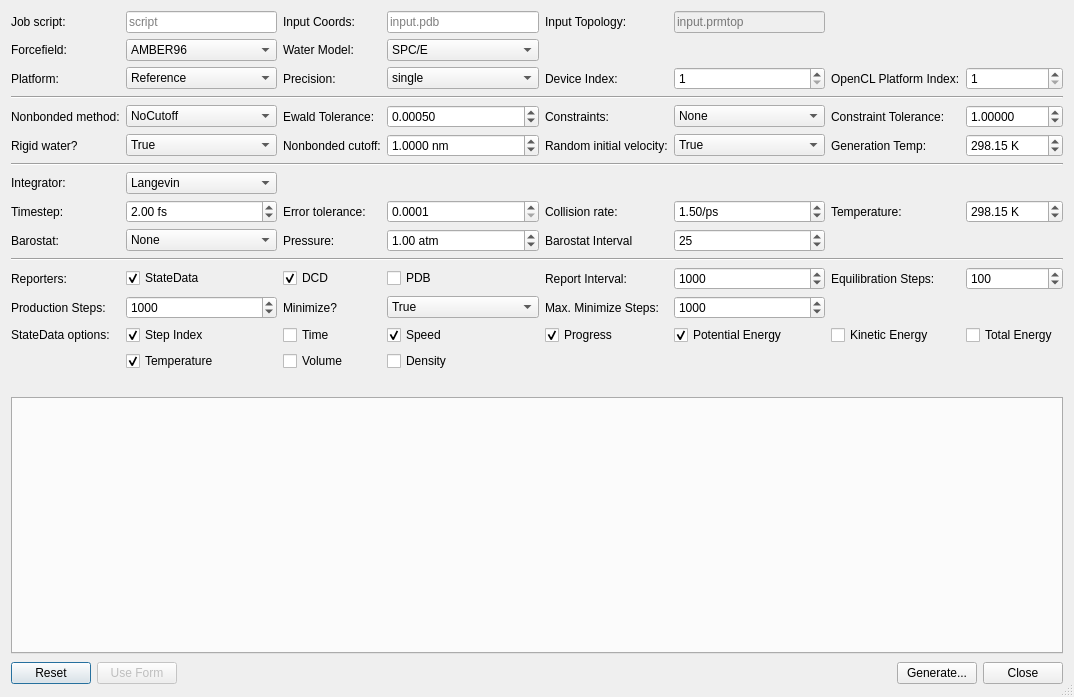
<?xml version="1.0" encoding="UTF-8"?>
<ui version="4.0">
 <class>OpenMMInputDialog</class>
 <widget class="QDialog" name="OpenMMInputDialog">
  <property name="geometry">
   <rect>
    <x>0</x>
    <y>0</y>
    <width>1074</width>
    <height>697</height>
   </rect>
  </property>
  <property name="sizePolicy">
   <sizepolicy hsizetype="Expanding" vsizetype="Expanding">
    <horstretch>0</horstretch>
    <verstretch>0</verstretch>
   </sizepolicy>
  </property>
  <property name="windowTitle">
   <string>OpenMM Script Builder</string>
  </property>
  <property name="sizeGripEnabled">
   <bool>true</bool>
  </property>
  <layout class="QVBoxLayout" name="verticalLayout">
   <property name="sizeConstraint">
    <enum>QLayout::SetNoConstraint</enum>
   </property>
   <item>
    <layout class="QGridLayout" name="gridLayout">
     <property name="sizeConstraint">
      <enum>QLayout::SetDefaultConstraint</enum>
     </property>
     <item row="0" column="0">
      <widget class="QLabel" name="label_jobScript">
       <property name="text">
        <string>Job script:</string>
       </property>
      </widget>
     </item>
     <item row="0" column="1">
      <widget class="QLineEdit" name="jobScriptEdit">
       <property name="text">
        <string/>
       </property>
       <property name="placeholderText">
        <string>script</string>
       </property>
      </widget>
     </item>
     <item row="0" column="2">
      <widget class="QLabel" name="label_1">
       <property name="text">
        <string>Input Coords:</string>
       </property>
      </widget>
     </item>
     <item row="0" column="3">
      <widget class="QLineEdit" name="inputCoordEdit">
       <property name="text">
        <string/>
       </property>
       <property name="placeholderText">
        <string>input.pdb</string>
       </property>
      </widget>
     </item>
     <item row="0" column="4">
      <widget class="QLabel" name="label_2">
       <property name="text">
        <string>Input Topology:</string>
       </property>
      </widget>
     </item>
     <item row="0" column="5">
      <widget class="QLineEdit" name="inputTopEdit">
       <property name="text">
        <string/>
       </property>
       <property name="placeholderText">
        <string>input.prmtop</string>
       </property>
       <property name="enabled">
        <bool>false</bool>
       </property>
      </widget>
     </item>
     <item row="1" column="0">
      <widget class="QLabel" name="label_forceField">
       <property name="text">
        <string>Forcefield:</string>
       </property>
      </widget>
     </item>
     <item row="1" column="1">
      <widget class="QComboBox" name="forceFieldCombo">
       <item>
        <property name="text">
         <string>AMBER96</string>
        </property>
       </item>
       <item>
        <property name="text">
         <string>AMBER99sb</string>
        </property>
       </item>
       <item>
        <property name="text">
         <string>AMBER99sb-ildn</string>
        </property>
       </item>
       <item>
        <property name="text">
         <string>AMBER99sb-nmr</string>
        </property>
       </item>
       <item>
        <property name="text">
         <string>AMBER03</string>
        </property>
       </item>
       <item>
        <property name="text">
         <string>AMBER10</string>
        </property>
       </item>
      </widget>
     </item>
     <item row="1" column="2">
      <widget class="QLabel" name="label_waterModel">
       <property name="text">
        <string>Water Model:</string>
       </property>
      </widget>
     </item>
     <item row="1" column="3">
      <widget class="QComboBox" name="waterModelCombo">
       <item>
        <property name="text">
         <string>SPC/E</string>
        </property>
       </item>
       <item>
        <property name="text">
         <string>TIP3P</string>
        </property>
       </item>
       <item>
        <property name="text">
         <string>TIP4P-Ew</string>
        </property>
       </item>
       <item>
        <property name="text">
         <string>TIP5P</string>
        </property>
       </item>
       <item>
        <property name="text">
         <string>Implicit Solvent (OBC)</string>
        </property>
       </item>
      </widget>
     </item>
     <item row="2" column="0">
      <widget class="QLabel" name="label_platform">
       <property name="text">
        <string>Platform:</string>
       </property>
      </widget>
     </item>
     <item row="2" column="1">
      <widget class="QComboBox" name="platformCombo">
       <item>
        <property name="text">
         <string>Reference</string>
        </property>
       </item>
       <item>
        <property name="text">
         <string>OpenCL</string>
        </property>
       </item>
       <item>
        <property name="text">
         <string>CPU</string>
        </property>
       </item>
       <item>
        <property name="text">
         <string>CUDA</string>
        </property>
       </item>
      </widget>
     </item>
     <item row="2" column="2">
      <widget class="QLabel" name="label_precision">
       <property name="text">
        <string>Precision:</string>
       </property>
      </widget>
     </item>
     <item row="2" column="3">
      <widget class="QComboBox" name="precisionCombo">
       <item>
        <property name="text">
         <string>single</string>
        </property>
       </item>
       <item>
        <property name="text">
         <string>mixed</string>
        </property>
       </item>
       <item>
        <property name="text">
         <string>double</string>
        </property>
       </item>
      </widget>
     </item>
     <item row="2" column="4">
      <widget class="QLabel" name="label_deviceIndex">
       <property name="text">
        <string>Device Index:</string>
       </property>
      </widget>
     </item>
     <item row="2" column="5">
      <widget class="QSpinBox" name="deviceIndexSpin">
       <property name="maximum">
        <number>10000</number>
       </property>
       <property name="minimum">
        <number>1</number>
       </property>
       <property name="value">
        <number>1</number>
       </property>
      </widget>
     </item>
     <item row="2" column="6">
      <widget class="QLabel" name="label_openCLIndex">
       <property name="text">
        <string>OpenCL Platform Index:</string>
       </property>
      </widget>
     </item>
     <item row="2" column="7">
      <widget class="QSpinBox" name="openCLIndexSpin">
       <property name="maximum">
        <number>10000</number>
       </property>
       <property name="minimum">
        <number>1</number>
       </property>
       <property name="value">
        <number>1</number>
       </property>
      </widget>
     </item>
     <item row="3" column="0" colspan="8">
      <widget class="Line" name="line_2">
       <property name="lineWidth">
        <number>1</number>
       </property>
       <property name="orientation">
        <enum>Qt::Horizontal</enum>
       </property>
      </widget>
     </item>
     <item row="4" column="0">
      <widget class="QLabel" name="label_nonbondedMethod">
       <property name="text">
        <string>Nonbonded method:</string>
       </property>
      </widget>
     </item>
     <item row="4" column="1">
      <widget class="QComboBox" name="nonBondedMethodCombo">
       <item>
        <property name="text">
         <string>NoCutoff</string>
        </property>
       </item>
       <item>
        <property name="text">
         <string>CutoffNonPeriodic</string>
        </property>
       </item>
       <item>
        <property name="text">
         <string>CutoffPeriodic</string>
        </property>
       </item>
       <item>
        <property name="text">
         <string>Ewald</string>
        </property>
       </item>
       <item>
        <property name="text">
         <string>PME</string>
        </property>
       </item>
      </widget>
     </item>
     <item row="4" column="2">
      <widget class="QLabel" name="label_ewaldTolerance">
       <property name="text">
        <string>Ewald Tolerance:</string>
       </property>
      </widget>
     </item>
     <item row="4" column="3">
      <widget class="QDoubleSpinBox" name="ewaldToleranceSpin">
        <property name="decimals">
         <number>5</number>
        </property>
       <property name="singleStep">
        <double>0.000010000000000</double>
       </property>
       <property name="value">
        <double>0.000500000000000</double>
       </property>
       <property name="minimum">
        <double>0.000010000000000</double>
       </property>
       <property name="maximum">
        <double>10000.000000000000000</double>
       </property>
      </widget>
     </item>
     <item row="4" column="4">
      <widget class="QLabel" name="label_constraints">
       <property name="text">
        <string>Constraints:</string>
       </property>
      </widget>
     </item>
     <item row="4" column="5">
      <widget class="QComboBox" name="constraintsCombo">
       <item>
        <property name="text">
         <string>None</string>
        </property>
       </item>
       <item>
        <property name="text">
         <string>HBonds</string>
        </property>
       </item>
       <item>
        <property name="text">
         <string>AllBonds</string>
        </property>
       </item>
       <item>
        <property name="text">
         <string>HAngles</string>
        </property>
       </item>
      </widget>
     </item>
     <item row="4" column="6">
      <widget class="QLabel" name="label_constraintTolerance">
       <property name="text">
        <string>Constraint Tolerance:</string>
       </property>
      </widget>
     </item>
     <item row="4" column="7">
      <widget class="QDoubleSpinBox" name="constraintToleranceSpin">
        <property name="decimals">
         <number>5</number>
        </property>
       <property name="singleStep">
        <double>0.000010000000000</double>
       </property>
       <property name="value">
        <double>1.000000000000000</double>
       </property>
       <property name="minimum">
        <double>0.000010000000000</double>
       </property>
       <property name="maximum">
        <double>10000.000000000000000</double>
       </property>
      </widget>
     </item>
     <item row="5" column="0">
      <widget class="QLabel" name="label_rigidWater">
       <property name="text">
        <string>Rigid water?</string>
       </property>
      </widget>
     </item>
     <item row="5" column="1">
      <widget class="QComboBox" name="rigidWaterCombo">
       <item>
        <property name="text">
         <string>True</string>
        </property>
       </item>
       <item>
        <property name="text">
         <string>False</string>
        </property>
       </item>
      </widget>
     </item>
     <item row="5" column="2">
      <widget class="QLabel" name="label_nonBondedCutoff">
       <property name="text">
        <string>Nonbonded cutoff:</string>
       </property>
      </widget>
     </item>
     <item row="5" column="3">
      <widget class="QDoubleSpinBox" name="nonBondedCutoffSpin">
        <property name="decimals">
         <number>4</number>
        </property>
       <property name="singleStep">
        <double>0.000100000000000</double>
       </property>
       <property name="value">
        <double>1.000000000000000</double>
       </property>
       <property name="minimum">
        <double>0.000100000000000</double>
       </property>
       <property name="maximum">
        <double>10000.000000000000000</double>
       </property>
       <property name="suffix">
        <string> nm</string>
       </property>
      </widget>
     </item>
     <item row="5" column="4">
      <widget class="QLabel" name="label_randomInitVel">
       <property name="text">
        <string>Random initial velocity:</string>
       </property>
      </widget>
     </item>
     <item row="5" column="5">
      <widget class="QComboBox" name="initVelCombo">
       <item>
        <property name="text">
         <string>True</string>
        </property>
       </item>
       <item>
        <property name="text">
         <string>False</string>
        </property>
       </item>
      </widget>
     </item>
     <item row="5" column="6">
      <widget class="QLabel" name="label_generationTemp">
       <property name="text">
        <string>Generation Temp:</string>
       </property>
      </widget>
     </item>
     <item row="5" column="7">
      <widget class="QDoubleSpinBox" name="generationTemperatureSpin">
       <property name="decimals">
        <number>2</number>
       </property>
       <property name="maximum">
        <double>20000.000000000000000</double>
       </property>
       <property name="value">
        <double>298.149999999999977</double>
       </property>
       <property name="suffix">
        <string> K</string>
       </property>
      </widget>
     </item>
     <item row="6" column="0" colspan="8">
      <widget class="Line" name="line_3">
       <property name="lineWidth">
        <number>1</number>
       </property>
       <property name="orientation">
        <enum>Qt::Horizontal</enum>
       </property>
      </widget>
     </item>
     <item row="7" column="0">
      <widget class="QLabel" name="label_integrator">
       <property name="text">
        <string>Integrator:</string>
       </property>
      </widget>
     </item>
     <item row="7" column="1">
      <widget class="QComboBox" name="integratorCombo">
       <item>
        <property name="text">
         <string>Langevin</string>
        </property>
       </item>
       <item>
        <property name="text">
         <string>Verlet</string>
        </property>
       </item>
       <item>
        <property name="text">
         <string>Brownian</string>
        </property>
       </item>
       <item>
        <property name="text">
         <string>VariableLangevin</string>
        </property>
       </item>
       <item>
        <property name="text">
         <string>VariableVerlet</string>
        </property>
       </item>
      </widget>
     </item>
     <item row="8" column="0">
      <widget class="QLabel" name="label_timestep">
       <property name="toolTip">
        <string>Time step for the simulation in units according to &quot;Units&quot; specification.</string>
       </property>
       <property name="text">
        <string>Timestep:</string>
       </property>
      </widget>
     </item>
     <item row="8" column="1">
      <widget class="QDoubleSpinBox" name="stepSpin">
       <property name="toolTip">
        <string>Time step for the simulation in units according to &quot;Units&quot; specification.</string>
       </property>
       <property name="singleStep">
        <double>0.500000000000000</double>
       </property>
       <property name="value">
        <double>2.000000000000000</double>
       </property>
       <property name="suffix">
        <string> fs</string>
       </property>
      </widget>
     </item>
     <item row="8" column="2">
      <widget class="QLabel" name="label_errorTol">
       <property name="text">
        <string>Error tolerance:</string>
       </property>
      </widget>
     </item>
     <item row="8" column="3">
      <widget class="QDoubleSpinBox" name="errorTolSpin">
        <property name="decimals">
         <number>4</number>
        </property>
       <property name="singleStep">
        <double>0.000100000000000</double>
       </property>
       <property name="value">
        <double>0.000100000000000</double>
       </property>
       <property name="minimum">
        <double>0.000100000000000</double>
       </property>
       <property name="maximum">
        <double>10000.000000000000000</double>
       </property>
      </widget>
     </item>
     <item row="8" column="4">
      <widget class="QLabel" name="label_collisionRate">
       <property name="text">
        <string>Collision rate:</string>
       </property>
      </widget>
     </item>
     <item row="8" column="5">
      <widget class="QDoubleSpinBox" name="collisionRateSpin">
       <property name="decimals">
        <number>2</number>
       </property>
       <property name="maximum">
        <double>20000.000000000000000</double>
       </property>
       <property name="value">
        <double>1.50000000000</double>
       </property>
       <property name="suffix">
        <string>/ps</string>
       </property>
      </widget>
     </item>
     <item row="8" column="6">
      <widget class="QLabel" name="label_temperature">
       <property name="text">
        <string>Temperature:</string>
       </property>
      </widget>
     </item>
     <item row="8" column="7">
      <widget class="QDoubleSpinBox" name="temperatureSpin">
       <property name="decimals">
        <number>2</number>
       </property>
       <property name="maximum">
        <double>20000.000000000000000</double>
       </property>
       <property name="value">
        <double>298.149999999999977</double>
       </property>
       <property name="suffix">
        <string> K</string>
       </property>
      </widget>
     </item>
     <item row="9" column="0">
      <widget class="QLabel" name="label_barostat">
       <property name="text">
        <string>Barostat:</string>
       </property>
      </widget>
     </item>
     <item row="9" column="1">
      <widget class="QComboBox" name="barostatCombo">
       <item>
        <property name="text">
         <string>None</string>
        </property>
       </item>
       <item>
        <property name="text">
         <string>Monte Carlo</string>
        </property>
       </item>
      </widget>
     </item>
     <item row="9" column="2">
      <widget class="QLabel" name="label_pressure">
       <property name="text">
        <string>Pressure:</string>
       </property>
      </widget>
     </item>
     <item row="9" column="3">
      <widget class="QDoubleSpinBox" name="pressureSpin">
       <property name="decimals">
        <number>2</number>
       </property>
       <property name="maximum">
        <double>20000.000000000000000</double>
       </property>
       <property name="value">
        <double>1.0000000</double>
       </property>
       <property name="suffix">
        <string> atm</string>
       </property>
      </widget>
     </item>
     <item row="9" column="4">
      <widget class="QLabel" name="label_barostatInterval">
       <property name="text">
        <string>Barostat Interval</string>
       </property>
      </widget>
     </item>
     <item row="9" column="5">
      <widget class="QSpinBox" name="barostatIntervalSpin">
       <property name="maximum">
        <number>10000</number>
       </property>
       <property name="minimum">
        <number>1</number>
       </property>
       <property name="value">
        <number>25</number>
       </property>
      </widget>
     </item>
     <item row="10" column="0" colspan="8">
      <widget class="Line" name="line_4">
       <property name="orientation">
        <enum>Qt::Horizontal</enum>
       </property>
      </widget>
     </item>
     <item row="11" column="0">
      <widget class="QLabel" name="label_reporters">
       <property name="text">
        <string>Reporters:</string>
       </property>
      </widget>
     </item>
     <item row="11" column="1">
      <widget class="QCheckBox" name="stateDataCheck">
       <property name="text">
        <string>StateData</string>
       </property>
       <property name="checked">
        <bool>true</bool>
       </property>
      </widget>
     </item>
     <item row="11" column="2">
      <widget class="QCheckBox" name="dcdCheck">
       <property name="text">
        <string>DCD</string>
       </property>
       <property name="checked">
        <bool>true</bool>
       </property>
      </widget>
     </item>
     <item row="11" column="3">
      <widget class="QCheckBox" name="pdbCheck">
       <property name="text">
        <string>PDB</string>
       </property>
       <property name="checked">
        <bool>false</bool>
       </property>
      </widget>
     </item>
     <item row="11" column="4">
      <widget class="QLabel" name="label_reportInterval">
       <property name="text">
        <string>Report Interval:</string>
       </property>
      </widget>
     </item>
     <item row="11" column="5">
      <widget class="QSpinBox" name="reportIntervalSpin">
       <property name="minimum">
        <number>1</number>
       </property>
       <property name="maximum">
        <number>9999999</number>
       </property>
       <property name="value">
        <number>1000</number>
       </property>
      </widget>
     </item>
     <item row="11" column="6">
      <widget class="QLabel" name="label_equilibriationSteps">
       <property name="text">
        <string>Equilibration Steps:</string>
       </property>
      </widget>
     </item>
     <item row="11" column="7">
      <widget class="QSpinBox" name="equilibriationStepsSpin">
       <property name="minimum">
        <number>1</number>
       </property>
       <property name="maximum">
        <number>9999999</number>
       </property>
       <property name="value">
        <number>100</number>
       </property>
      </widget>
     </item>
     <item row="12" column="0">
      <widget class="QLabel" name="label_productionSteps">
       <property name="text">
        <string>Production Steps:</string>
       </property>
      </widget>
     </item>
     <item row="12" column="1">
      <widget class="QSpinBox" name="productionStepsSpin">
       <property name="minimum">
        <number>1</number>
       </property>
       <property name="maximum">
        <number>9999999</number>
       </property>
       <property name="value">
        <number>1000</number>
       </property>
      </widget>
     </item>
     <item row="12" column="2">
      <widget class="QLabel" name="label_minimize">
       <property name="text">
        <string>Minimize?</string>
       </property>
      </widget>
     </item>
     <item row="12" column="3">
      <widget class="QComboBox" name="minimizeCombo">
       <item>
        <property name="text">
         <string>True</string>
        </property>
       </item>
       <item>
        <property name="text">
         <string>False</string>
        </property>
       </item>
      </widget>
     </item>
     <item row="12" column="4">
      <widget class="QLabel" name="label_minimizeSteps">
       <property name="text">
        <string>Max. Minimize Steps:</string>
       </property>
      </widget>
     </item>
     <item row="12" column="5">
      <widget class="QSpinBox" name="minimizeStepsSpin">
       <property name="minimum">
        <number>1</number>
       </property>
       <property name="maximum">
        <number>9999999</number>
       </property>
       <property name="value">
        <number>1000</number>
       </property>
      </widget>
     </item>
     <item row="13" column="0">
      <widget class="QLabel" name="label_stateDataOptions">
       <property name="text">
        <string>StateData options:</string>
       </property>
      </widget>
     </item>
     <item row="13" column="1">
      <widget class="QCheckBox" name="stepIndexCheck">
       <property name="text">
        <string>Step Index</string>
       </property>
       <property name="checked">
        <bool>true</bool>
       </property>
      </widget>
     </item>
     <item row="13" column="2">
      <widget class="QCheckBox" name="timeCheck">
       <property name="text">
        <string>Time</string>
       </property>
       <property name="checked">
        <bool>false</bool>
       </property>
      </widget>
     </item>
     <item row="13" column="3">
      <widget class="QCheckBox" name="speedCheck">
       <property name="text">
        <string>Speed</string>
       </property>
       <property name="checked">
        <bool>true</bool>
       </property>
      </widget>
     </item>
     <item row="13" column="4">
      <widget class="QCheckBox" name="progressCheck">
       <property name="text">
        <string>Progress</string>
       </property>
       <property name="checked">
        <bool>true</bool>
       </property>
      </widget>
     </item>
     <item row="13" column="5">
      <widget class="QCheckBox" name="potentialEnergyCheck">
       <property name="text">
        <string>Potential Energy</string>
       </property>
       <property name="checked">
        <bool>true</bool>
       </property>
      </widget>
     </item>
     <item row="13" column="6">
      <widget class="QCheckBox" name="kineticEnergyCheck">
       <property name="text">
        <string>Kinetic Energy</string>
       </property>
       <property name="checked">
        <bool>false</bool>
       </property>
      </widget>
     </item>
     <item row="13" column="7">
      <widget class="QCheckBox" name="totalEnergyCheck">
       <property name="text">
        <string>Total Energy</string>
       </property>
       <property name="checked">
        <bool>false</bool>
       </property>
      </widget>
     </item>
     <item row="14" column="1">
      <widget class="QCheckBox" name="temperatureCheck">
       <property name="text">
        <string>Temperature</string>
       </property>
       <property name="checked">
        <bool>true</bool>
       </property>
      </widget>
     </item>
     <item row="14" column="2">
      <widget class="QCheckBox" name="volumeCheck">
       <property name="text">
        <string>Volume</string>
       </property>
       <property name="checked">
        <bool>false</bool>
       </property>
      </widget>
     </item>
     <item row="14" column="3">
      <widget class="QCheckBox" name="densityCheck">
       <property name="text">
        <string>Density</string>
       </property>
       <property name="checked">
        <bool>false</bool>
       </property>
      </widget>
     </item>
    </layout>
   </item>
   <item>
    <layout class="QHBoxLayout" name="horizontalLayout_10">
     <item>
      <spacer name="horizontalSpacer_2">
       <property name="orientation">
        <enum>Qt::Horizontal</enum>
       </property>
       <property name="sizeHint" stdset="0">
        <size>
         <width>40</width>
         <height>20</height>
        </size>
       </property>
      </spacer>
     </item>
    </layout>
   </item>
   <item>
    <widget class="QTabWidget" name="tabWidget">
     <property name="sizePolicy">
      <sizepolicy hsizetype="Expanding" vsizetype="Expanding">
       <horstretch>0</horstretch>
       <verstretch>0</verstretch>
      </sizepolicy>
     </property>
    </widget>
   </item>
   <item>
    <layout class="QHBoxLayout" name="horizontalLayout_3">
     <property name="sizeConstraint">
      <enum>QLayout::SetFixedSize</enum>
     </property>
     <item>
      <widget class="QPushButton" name="resetButton">
       <property name="text">
        <string>Reset</string>
       </property>
      </widget>
     </item>
     <item>
      <widget class="QPushButton" name="enableFormButton">
       <property name="enabled">
        <bool>false</bool>
       </property>
       <property name="text">
        <string>Use Form</string>
       </property>
      </widget>
     </item>
     <item>
      <spacer name="horizontalSpacer">
       <property name="orientation">
        <enum>Qt::Horizontal</enum>
       </property>
       <property name="sizeHint" stdset="0">
        <size>
         <width>48</width>
         <height>26</height>
        </size>
       </property>
      </spacer>
     </item>
     <item>
      <widget class="QPushButton" name="generateButton">
       <property name="text">
        <string>Generate...</string>
       </property>
      </widget>
     </item>
     <item>
      <widget class="QPushButton" name="closeButton">
       <property name="text">
        <string>Close</string>
       </property>
      </widget>
     </item>
    </layout>
   </item>
  </layout>
 </widget>
 <tabstops>
  <tabstop>generateButton</tabstop>
  <tabstop>closeButton</tabstop>
  <tabstop>resetButton</tabstop>
  <tabstop>enableFormButton</tabstop>
 </tabstops>
 <resources/>
 <connections>
  <connection>
   <sender>closeButton</sender>
   <signal>clicked()</signal>
   <receiver>OpenMMInputDialog</receiver>
   <slot>close()</slot>
   <hints>
    <hint type="sourcelabel">
     <x>451</x>
     <y>411</y>
    </hint>
    <hint type="destinationlabel">
     <x>258</x>
     <y>243</y>
    </hint>
   </hints>
  </connection>
 </connections>
</ui>
